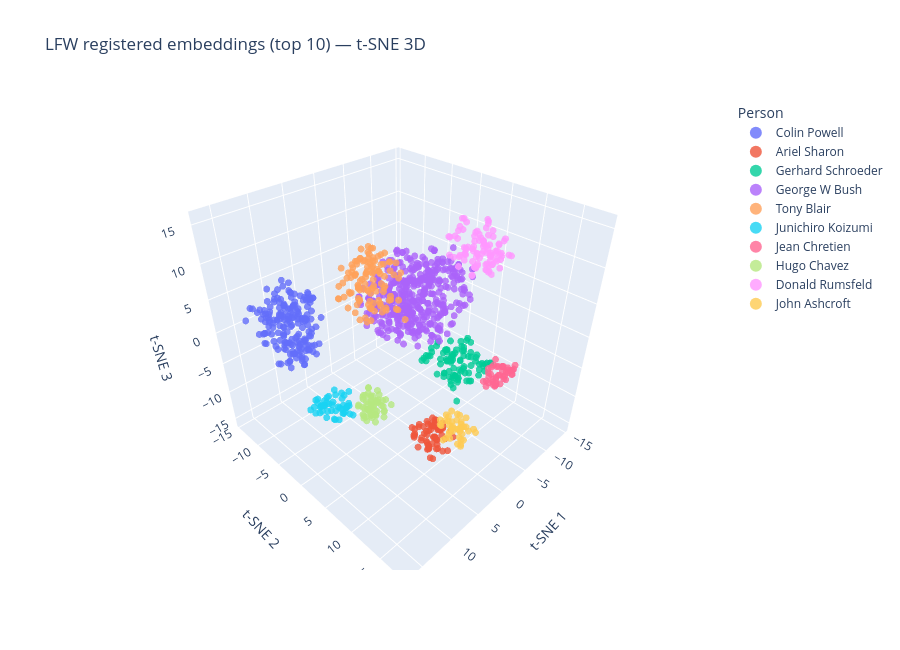

The code cell stored with this chart in its notebook:
### Markdown cell above
## Embedding space visualisation

Once the database is populated, we can look at how the registered identities are organised in
the 512-dimensional ArcFace space. We read the stored vectors back from Qdrant and project them
to 2D with **t-SNE** (cosine metric, matching the search space). To keep the plot readable we
show only the `TOP_K` most represented identities. Well-separated colour clusters indicate that
the embeddings discriminate identities effectively.

### Code cell
TOP_K = 10

vectors = np.array(db_embeddings, dtype=np.float32)
names = np.array(db_names)
print(f"{len(vectors)} embeddings collected, {len(set(names))} identities total")

# keep only the TOP_K most frequent identities
top = [n for n, _ in Counter(names).most_common(TOP_K)]
mask = np.isin(names, top)
X, y = vectors[mask], names[mask]
print(f"Keeping top {TOP_K}: {len(X)} vectors")

# t-SNE down to 3D
emb3d = TSNE(n_components=3, perplexity=min(30, len(X) - 1),
             init="pca", random_state=42, metric="cosine").fit_transform(X)

fig = px.scatter_3d(
    x=emb3d[:, 0], y=emb3d[:, 1], z=emb3d[:, 2],
    color=y, hover_name=y,
    labels={"x": "t-SNE 1", "y": "t-SNE 2", "z": "t-SNE 3", "color": "Person"},
    title=f"LFW registered embeddings (top {TOP_K}) — t-SNE 3D",
)
fig.update_traces(marker=dict(size=4, opacity=0.8))
fig.update_layout(height=650, legend=dict(itemsizing="constant"))
fig.show()

### Figure 1 — Plotly figure (JSON) as saved in the notebook; plotly's stock layout.template omitted (floating-point values rounded to 4 significant figures; data arrays with more than 128 entries replaced by an {"elided": "..."} marker saying what was removed)
{"data": [{"hovertemplate": "<b>%{hovertext}</b><br><br>Person=Colin Powell<br>t-SNE 1=%{x}<br>t-SNE 2=%{y}<br>t-SNE 3=%{z}<extra></extra>", "hovertext": {"elided": "186 str values"}, "legendgroup": "Colin Powell", "marker": {"color": "#636efa", "opacity": 0.8, "size": 4, "symbol": "circle"}, "mode": "markers", "name": "Colin Powell", "scene": "scene", "showlegend": true, "type": "scatter3d", "x": {"elided": "186 float values"}, "y": {"elided": "186 float values"}, "z": {"elided": "186 float values"}}, {"hovertemplate": "<b>%{hovertext}</b><br><br>Person=Ariel Sharon<br>t-SNE 1=%{x}<br>t-SNE 2=%{y}<br>t-SNE 3=%{z}<extra></extra>", "hovertext": ["Ariel Sharon", "Ariel Sharon", "Ariel Sharon", "Ariel Sharon", "Ariel Sharon", "Ariel Sharon", "Ariel Sharon", "Ariel Sharon", "Ariel Sharon", "Ariel Sharon", "Ariel Sharon", "Ariel Sharon", "Ariel Sharon", "Ariel Sharon", "Ariel Sharon", "Ariel Sharon", "Ariel Sharon", "Ariel Sharon", "Ariel Sharon", "Ariel Sharon", "Ariel Sharon", "Ariel Sharon", "Ariel Sharon", "Ariel Sharon", "Ariel Sharon", "Ariel Sharon", "Ariel Sharon", "Ariel Sharon", "Ariel Sharon", "Ariel Sharon", "Ariel Sharon", "Ariel Sharon", "Ariel Sharon", "Ariel Sharon", "Ariel Sharon", "Ariel Sharon", "Ariel Sharon", "Ariel Sharon", "Ariel Sharon", "Ariel Sharon", "Ariel Sharon", "Ariel Sharon", "Ariel Sharon", "Ariel Sharon", "Ariel Sharon", "Ariel Sharon", "Ariel Sharon", "Ariel Sharon", "Ariel Sharon", "Ariel Sharon", "Ariel Sharon", "Ariel Sharon", "Ariel Sharon", "Ariel Sharon", "Ariel Sharon", "Ariel Sharon", "Ariel Sharon", "Ariel Sharon", "Ariel Sharon", "Ariel Sharon", "Ariel Sharon"], "legendgroup": "Ariel Sharon", "marker": {"color": "#EF553B", "opacity": 0.8, "size": 4, "symbol": "circle"}, "mode": "markers", "name": "Ariel Sharon", "scene": "scene", "showlegend": true, "type": "scatter3d", "x": [3.661, 3.099, 3.332, 4.107, 1.727, 4.507, 2.67, 3.603, 3.046, 2.741, 3.884, 0.5687, 1.385, 2.486, 3.083, 0.9936, 2.873, 1.085, 1.154, 1.754, 1.35, 2.418, 4.529, 0.06752, 3.555, 1.879, 0.6768, 4.193, 2.571, 0.7729, 1.651, 2.354, 3.006, 2.804, 0.648, 2.591, 4.188, 1.861, 1.596, 3.937, 2.623, 4.034, 3.75, 4.572, 1.77, 2.389, 2.892, 1.715, 3.25, 3.602, 0.2128, 1.779, 2.55, 1.739, 2.919, 3.3, 3.867, 1.633, 2.337, 3.382, 2.204], "y": [9.533, 10.03, 10.54, 9.699, 7.284, 7.674, 11.01, 6.651, 8.568, 10.57, 7.084, 9.025, 7.634, 9.036, 7.879, 7.593, 8.32, 9.496, 10.92, 10.59, 9.65, 9.731, 10.02, 7.251, 7.968, 8.434, 7.881, 7.372, 9.315, 8.465, 9.018, 11.57, 6.996, 10.27, 7.497, 9.548, 7.286, 9.729, 8.118, 8.396, 8.557, 9.743, 10.3, 8.392, 10.09, 7.464, 10.56, 8.531, 8.569, 9.018, 7.525, 9.248, 6.629, 9.19, 10.18, 9.355, 9.967, 11.75, 8.004, 6.124, 8.058], "z": [-12.98, -11.06, -11.77, -11.94, -10.98, -11.03, -13.15, -12.77, -13.08, -9.454, -12.19, -10.92, -11.5, -13.33, -10.6, -10.65, -13.17, -11.19, -10.55, -11.83, -12.16, -13.87, -12.18, -11.83, -12.71, -10.99, -11.45, -10.62, -11.94, -12.18, -13.2, -12.87, -11.29, -13.1, -12.34, -11.66, -12.21, -10.84, -11.3, -11.66, -14.02, -12.64, -14.29, -12.94, -9.97, -12.65, -9.391, -13.01, -10.85, -10.87, -11.63, -10.84, -11.44, -11.17, -11.53, -9.952, -14.28, -10.76, -10.54, -11.77, -11.85]}, {"hovertemplate": "<b>%{hovertext}</b><br><br>Person=Gerhard Schroeder<br>t-SNE 1=%{x}<br>t-SNE 2=%{y}<br>t-SNE 3=%{z}<extra></extra>", "hovertext": ["Gerhard Schroeder", "Gerhard Schroeder", "Gerhard Schroeder", "Gerhard Schroeder", "Gerhard Schroeder", "Gerhard Schroeder", "Gerhard Schroeder", "Gerhard Schroeder", "Gerhard Schroeder", "Gerhard Schroeder", "Gerhard Schroeder", "Gerhard Schroeder", "Gerhard Schroeder", "Gerhard Schroeder", "Gerhard Schroeder", "Gerhard Schroeder", "Gerhard Schroeder", "Gerhard Schroeder", "Gerhard Schroeder", "Gerhard Schroeder", "Gerhard Schroeder", "Gerhard Schroeder", "Gerhard Schroeder", "Gerhard Schroeder", "Gerhard Schroeder", "Gerhard Schroeder", "Gerhard Schroeder", "Gerhard Schroeder", "Gerhard Schroeder", "Gerhard Schroeder", "Gerhard Schroeder", "Gerhard Schroeder", "Gerhard Schroeder", "Gerhard Schroeder", "Gerhard Schroeder", "Gerhard Schroeder", "Gerhard Schroeder", "Gerhard Schroeder", "Gerhard Schroeder", "Gerhard Schroeder", "Gerhard Schroeder", "Gerhard Schroeder", "Gerhard Schroeder", "Gerhard Schroeder", "Gerhard Schroeder", "Gerhard Schroeder", "Gerhard Schroeder", "Gerhard Schroeder", "Gerhard Schroeder", "Gerhard Schroeder", "Gerhard Schroeder", "Gerhard Schroeder", "Gerhard Schroeder", "Gerhard Schroeder", "Gerhard Schroeder", "Gerhard Schroeder", "Gerhard Schroeder", "Gerhard Schroeder", "Gerhard Schroeder", "Gerhard Schroeder", "Gerhard Schroeder", "Gerhard Schroeder", "Gerhard Schroeder", "Gerhard Schroeder", "Gerhard Schroeder", "Gerhard Schroeder", "Gerhard Schroeder", "Gerhard Schroeder", "Gerhard Schroeder", "Gerhard Schroeder", "Gerhard Schroeder", "Gerhard Schroeder", "Gerhard Schroeder", "Gerhard Schroeder", "Gerhard Schroeder", "Gerhard Schroeder", "Gerhard Schroeder", "Gerhard Schroeder", "Gerhard Schroeder", "Gerhard Schroeder", "Gerhard Schroeder", "Gerhard Schroeder", "Gerhard Schroeder", "Gerhard Schroeder", "Gerhard Schroeder", "Gerhard Schroeder", "Gerhard Schroeder"], "legendgroup": "Gerhard Schroeder", "marker": {"color": "#00cc96", "opacity": 0.8, "size": 4, "symbol": "circle"}, "mode": "markers", "name": "Gerhard Schroeder", "scene": "scene", "showlegend": true, "type": "scatter3d", "x": [0.3859, 0.9552, 3.08, -1.22, 0.9227, 1.076, 0.447, 1.759, 0.4045, 3.815, 2.248, 0.2256, 0.6158, -0.7063, 0.08077, 1.57, 1.718, 2.6, 0.8695, -0.4159, 2.281, 4.412, -0.9256, -0.4508, 2.441, 1.398, 1.587, 0.02605, 2.181, 2.502, 1.013, -1.871, 0.5412, 1.325, -1.345, 1.28, 2.698, 1.316, 2.703, -0.03747, 0.2339, 2.078, 4.382, -0.1401, -1.04, 4.281, 1.076, -0.1898, -1.479, 0.8254, 3.454, -0.2995, -1.381, 1.664, 1.249, -0.1595, -0.2933, -1.375, -0.7262, -1.231, 2.343, 2.365, -0.8191, 2.365, 2.464, 1.177, 2.512, -0.6097, 0.559, 3.141, 1.171, 1.841, -1.183, 3.412, 1.351, 1.688, 3.491, -0.4363, 2.176, -1.189, 2.399, 1.927, 2.981, -1.164, -1.844, 1.711, 3.166], "y": [9.62, 11.24, 12.36, 13.51, 9.368, 11.91, 12.87, 9.771, 8.926, 10.43, 13.59, 9.225, 9.599, 11.02, 9.404, 8.988, 7.648, 7.894, 14.2, 10.28, 11.27, 8.525, 12.29, 11.25, 9.131, 11.8, 8.957, 11.35, 12.22, 9.037, 10.36, 10.9, 12.72, 10.3, 12.61, 10.44, 10.58, 11.73, 10.84, 14.13, 11.13, 10.26, 14.01, 12.98, 11.28, 8.669, 9.385, 10.99, 9.637, 11.33, 8.315, 9.599, 11.14, 9.406, 11.02, 12.26, 9.567, 14.12, 10.88, 13.52, 7.976, 11.16, 14.02, 12.46, 12.87, 10.78, 10.41, 11.41, 10.98, 12.24, 11.02, 11.06, 14.28, 12.8, 7.23, 12.56, 11.18, 13.28, 10.51, 13.07, 11.96, 13.55, 11.89, 10.31, 11.63, 10.91, 8.053], "z": [-0.4836, -1.307, -1.263, 0.5164, 1.247, 3.365, -1.452, 2.207, 1.068, 0.1171, 0.03223, 2.446, -1.77, 3.28, -0.495, -0.4219, 0.7484, 0.7849, 1.263, 2.59, 2.635, 1.425, 1.006, -1.686, 3.365, 1.523, 0.3266, -0.3549, -0.9943, 2.804, 0.666, -0.1784, -1.502, 1.07, -0.06902, 1.363, -0.2733, 1.533, 1.659, 1.233, 1.981, 1.236, -1.434, 2.18, 2.635, 1.764, 1.701, 1.742, 0.9641, -0.3959, 1.536, 0.5452, 0.9069, 1.53, 2.622, 0.1977, -1.817, 0.9662, 2.882, -0.55, 0.6711, -0.7652, 1.177, -0.1472, 1.18, -1.387, -0.4934, 0.842, -2.324, 0.2527, -1.307, 2.152, 1.103, 0.9544, 0.922, 0.9582, -0.00683, -0.8666, 1.211, 0.3976, -0.01085, 1.003, -0.5671, 0.06207, -0.4342, -2.427, 0.4099]}, {"hovertemplate": "<b>%{hovertext}</b><br><br>Person=George W Bush<br>t-SNE 1=%{x}<br>t-SNE 2=%{y}<br>t-SNE 3=%{z}<extra></extra>", "hovertext": {"elided": "420 str values"}, "legendgroup": "George W Bush", "marker": {"color": "#ab63fa", "opacity": 0.8, "size": 4, "symbol": "circle"}, "mode": "markers", "name": "George W Bush", "scene": "scene", "showlegend": true, "type": "scatter3d", "x": {"elided": "420 float values"}, "y": {"elided": "420 float values"}, "z": {"elided": "420 float values"}}, {"hovertemplate": "<b>%{hovertext}</b><br><br>Person=Tony Blair<br>t-SNE 1=%{x}<br>t-SNE 2=%{y}<br>t-SNE 3=%{z}<extra></extra>", "hovertext": ["Tony Blair", "Tony Blair", "Tony Blair", "Tony Blair", "Tony Blair", "Tony Blair", "Tony Blair", "Tony Blair", "Tony Blair", "Tony Blair", "Tony Blair", "Tony Blair", "Tony Blair", "Tony Blair", "Tony Blair", "Tony Blair", "Tony Blair", "Tony Blair", "Tony Blair", "Tony Blair", "Tony Blair", "Tony Blair", "Tony Blair", "Tony Blair", "Tony Blair", "Tony Blair", "Tony Blair", "Tony Blair", "Tony Blair", "Tony Blair", "Tony Blair", "Tony Blair", "Tony Blair", "Tony Blair", "Tony Blair", "Tony Blair", "Tony Blair", "Tony Blair", "Tony Blair", "Tony Blair", "Tony Blair", "Tony Blair", "Tony Blair", "Tony Blair", "Tony Blair", "Tony Blair", "Tony Blair", "Tony Blair", "Tony Blair", "Tony Blair", "Tony Blair", "Tony Blair", "Tony Blair", "Tony Blair", "Tony Blair", "Tony Blair", "Tony Blair", "Tony Blair", "Tony Blair", "Tony Blair", "Tony Blair", "Tony Blair", "Tony Blair", "Tony Blair", "Tony Blair", "Tony Blair", "Tony Blair", "Tony Blair", "Tony Blair", "Tony Blair", "Tony Blair", "Tony Blair", "Tony Blair", "Tony Blair", "Tony Blair", "Tony Blair", "Tony Blair", "Tony Blair", "Tony Blair", "Tony Blair", "Tony Blair", "Tony Blair", "Tony Blair", "Tony Blair", "Tony Blair", "Tony Blair", "Tony Blair", "Tony Blair", "Tony Blair", "Tony Blair", "Tony Blair", "Tony Blair", "Tony Blair", "Tony Blair", "Tony Blair", "Tony Blair", "Tony Blair", "Tony Blair", "Tony Blair", "Tony Blair", "Tony Blair", "Tony Blair", "Tony Blair", "Tony Blair", "Tony Blair", "Tony Blair", "Tony Blair", "Tony Blair", "Tony Blair", "Tony Blair", "Tony Blair", "Tony Blair", "Tony Blair", "Tony Blair"], "legendgroup": "Tony Blair", "marker": {"color": "#FFA15A", "opacity": 0.8, "size": 4, "symbol": "circle"}, "mode": "markers", "name": "Tony Blair", "scene": "scene", "showlegend": true, "type": "scatter3d", "x": [10.39, 6.198, 7.741, 8.564, 6.736, 7.934, 5.584, 6.24, 6.314, 5.168, 6.77, 4.975, 8.29, 3.852, 4.51, 7.404, 7.776, 8.509, 7.48, 5.763, 6.255, 7.909, 6.349, 3.987, 4.473, 7.221, 8.16, 6.871, 3.829, 3.772, 4.579, 8.273, 5.078, 6.405, 4.95, 8.252, 10.08, 6.622, 7.071, 6.951, 4.708, 5.599, 7.55, 5.27, 7.505, 6.74, 6.488, 6.034, 3.835, 8.462, 8.367, 6.141, 6.391, 7.519, 5.853, 8.632, 3.901, 5.843, 8.835, 7.626, 7.205, 10.27, 7.71, 7.293, 4.872, 6.365, 6.028, 6.839, 4.491, 5.109, 4.69, 5.468, 5.901, 9.198, 6.889, 6.137, 5.334, 5.44, 8.162, 6.615, 7.892, 5.352, 7.478, 8.422, 3.792, 5.684, 6.067, 4.397, 7.052, 9.179, 9.046, 7.062, 6.538, 3.378, 7.507, 3.612, 9.234, 5.63, 7.094, 3.932, 4.075, 6.957, 4.441, 9.069, 6.957, 5.122, 7.36, 7.599, 5.531, 6.347, 5.801, 4.304, 7.285, 6.52], "y": [2.361, 0.8847, 1.689, 0.006867, 2.602, 0.3993, 1.569, 4.161, 2.532, 1.315, 2.612, 0.1003, 3.286, -0.3701, -1.579, 3.876, 0.03754, 3.449, -0.5581, 1.444, 1.639, 3.466, 2.986, 1.439, 0.3811, 3.334, 2.249, 2.511, 1.894, 0.7941, 3.524, 4.165, 3.174, 2.781, 1.149, 2.297, 0.9274, 4.931, 1.005, 4.411, -1.358, 1.399, 2.697, 1.349, 0.9286, 2.384, 2.742, 3.128, 4.466, 1.761, 3.702, 4.265, 0.7757, 5.289, 0.2369, 1.483, 0.8459, 4.871, 0.9952, 1.51, 0.1208, 1.261, 0.8721, 1.177, 3.773, 2.02, 1.638, 2.133, 4.38, 5.393, 4.229, 1.763, 0.796, 3.412, 1.846, 4.134, 2.449, -1.374, -0.6329, 3.393, 0.8422, 2.914, 3.887, 1.291, -0.1401, 3.223, 4.345, 2.282, 0.7707, 2.943, 2.875, -0.7572, 4.03, 3.249, 3.034, 2.444, 0.07733, 0.6397, 1.305, 5.283, -0.6467, 4.36, 4.734, 2.899, 0.9759, 4.143, 3.162, 1.381, 4.338, -0.05683, 2.752, 4.47, 3.158, 1.726], "z": [9.971, 12.21, 13.11, 10.02, 6.979, 8.547, 11.48, 9.658, 7.453, 9.609, 8.999, 10.18, 6.747, 12.54, 11.04, 7.52, 8.502, 10.61, 10.0, 13.13, 11.83, 8.384, 13.07, 12.41, 7.78, 10.11, 8.439, 12.97, 12.73, 9.925, 11.4, 9.308, 9.474, 13.43, 8.626, 5.972, 9.023, 8.042, 7.581, 8.224, 11.16, 11.82, 5.532, 10.49, 10.92, 6.943, 11.69, 7.971, 11.19, 6.795, 12.17, 11.6, 9.917, 8.069, 13.35, 9.402, 10.03, 9.206, 7.263, 9.579, 11.86, 9.21, 11.96, 9.543, 12.73, 13.05, 14.22, 9.299, 6.688, 8.6, 11.2, 12.32, 12.17, 11.14, 9.951, 10.08, 13.07, 11.07, 11.5, 9.547, 11.5, 12.24, 13.16, 11.17, 12.6, 10.08, 7.221, 11.68, 12.11, 12.47, 8.616, 10.41, 11.97, 11.83, 9.784, 11.73, 9.88, 10.3, 10.25, 5.394, 12.01, 8.522, 10.89, 12.5, 8.847, 8.12, 5.865, 8.167, 8.295, 8.783, 11.76, 6.536, 7.447, 11.17]}, {"hovertemplate": "<b>%{hovertext}</b><br><br>Person=Junichiro Koizumi<br>t-SNE 1=%{x}<br>t-SNE 2=%{y}<br>t-SNE 3=%{z}<extra></extra>", "hovertext": ["Junichiro Koizumi", "Junichiro Koizumi", "Junichiro Koizumi", "Junichiro Koizumi", "Junichiro Koizumi", "Junichiro Koizumi", "Junichiro Koizumi", "Junichiro Koizumi", "Junichiro Koizumi", "Junichiro Koizumi", "Junichiro Koizumi", "Junichiro Koizumi", "Junichiro Koizumi", "Junichiro Koizumi", "Junichiro Koizumi", "Junichiro Koizumi", "Junichiro Koizumi", "Junichiro Koizumi", "Junichiro Koizumi", "Junichiro Koizumi", "Junichiro Koizumi", "Junichiro Koizumi", "Junichiro Koizumi", "Junichiro Koizumi", "Junichiro Koizumi", "Junichiro Koizumi", "Junichiro Koizumi", "Junichiro Koizumi", "Junichiro Koizumi", "Junichiro Koizumi", "Junichiro Koizumi", "Junichiro Koizumi", "Junichiro Koizumi", "Junichiro Koizumi", "Junichiro Koizumi", "Junichiro Koizumi", "Junichiro Koizumi", "Junichiro Koizumi", "Junichiro Koizumi", "Junichiro Koizumi", "Junichiro Koizumi", "Junichiro Koizumi", "Junichiro Koizumi", "Junichiro Koizumi", "Junichiro Koizumi", "Junichiro Koizumi", "Junichiro Koizumi", "Junichiro Koizumi"], "legendgroup": "Junichiro Koizumi", "marker": {"color": "#19d3f3", "opacity": 0.8, "size": 4, "symbol": "circle"}, "mode": "markers", "name": "Junichiro Koizumi", "scene": "scene", "showlegend": true, "type": "scatter3d", "x": [15.66, 16.04, 14.21, 14.16, 15.29, 15.53, 14.05, 15.0, 13.19, 14.32, 12.94, 15.93, 15.8, 13.43, 12.7, 15.55, 12.71, 13.57, 13.22, 13.66, 15.72, 14.25, 13.87, 15.23, 16.38, 12.72, 12.46, 14.98, 13.13, 13.24, 13.64, 12.54, 15.37, 15.73, 15.95, 14.88, 13.31, 14.47, 12.89, 14.02, 12.38, 13.43, 13.0, 16.67, 13.64, 15.03, 13.2, 13.95], "y": [3.313, 4.545, 3.108, 2.097, 4.167, 3.393, 3.19, 3.417, 3.397, 4.16, 5.239, 2.515, 3.869, 4.544, 4.801, 2.419, 3.785, 5.148, 4.102, 3.095, 3.102, 4.808, 4.006, 2.236, 3.375, 5.499, 3.771, 4.154, 5.025, 4.418, 5.475, 4.793, 5.407, 3.609, 3.556, 3.023, 5.125, 2.621, 3.26, 3.974, 4.443, 3.252, 4.005, 2.859, 1.974, 3.786, 4.28, 3.329], "z": [-2.023, -0.7161, -1.39, -2.751, -2.329, -1.772, -3.664, -3.987, -3.499, -4.297, -3.58, -2.34, -2.163, -3.598, -2.342, -1.567, -3.284, -2.908, -3.383, -2.633, -0.8687, -3.891, -0.8287, -2.249, -2.408, -3.711, -1.897, -1.373, -2.382, -3.861, -2.015, -0.64, -2.632, -1.655, -2.523, -2.484, -2.431, -2.942, -3.953, -3.196, -3.148, -0.8223, -1.902, -2.054, -2.655, -1.376, -0.7837, -2.713]}, {"hovertemplate": "<b>%{hovertext}</b><br><br>Person=Jean Chretien<br>t-SNE 1=%{x}<br>t-SNE 2=%{y}<br>t-SNE 3=%{z}<extra></extra>", "hovertext": ["Jean Chretien", "Jean Chretien", "Jean Chretien", "Jean Chretien", "Jean Chretien", "Jean Chretien", "Jean Chretien", "Jean Chretien", "Jean Chretien", "Jean Chretien", "Jean Chretien", "Jean Chretien", "Jean Chretien", "Jean Chretien", "Jean Chretien", "Jean Chretien", "Jean Chretien", "Jean Chretien", "Jean Chretien", "Jean Chretien", "Jean Chretien", "Jean Chretien", "Jean Chretien", "Jean Chretien", "Jean Chretien", "Jean Chretien", "Jean Chretien", "Jean Chretien", "Jean Chretien", "Jean Chretien", "Jean Chretien", "Jean Chretien", "Jean Chretien", "Jean Chretien", "Jean Chretien", "Jean Chretien", "Jean Chretien", "Jean Chretien", "Jean Chretien", "Jean Chretien", "Jean Chretien", "Jean Chretien", "Jean Chretien"], "legendgroup": "Jean Chretien", "marker": {"color": "#FF6692", "opacity": 0.8, "size": 4, "symbol": "circle"}, "mode": "markers", "name": "Jean Chretien", "scene": "scene", "showlegend": true, "type": "scatter3d", "x": [-8.875, -7.423, -8.259, -9.509, -7.114, -8.293, -9.439, -9.012, -9.706, -9.583, -8.563, -8.252, -9.667, -9.42, -9.991, -7.225, -7.281, -8.392, -8.496, -7.828, -10.37, -10.76, -6.461, -9.509, -9.292, -8.239, -10.12, -8.901, -7.489, -9.06, -8.715, -8.602, -7.917, -9.327, -10.55, -7.506, -8.238, -9.235, -7.403, -10.22, -9.569, -8.077, -8.782], "y": [11.85, 11.32, 11.97, 11.14, 10.95, 10.65, 11.65, 9.76, 11.58, 12.24, 11.33, 9.362, 9.619, 10.66, 9.879, 9.401, 10.94, 10.72, 11.99, 10.96, 11.94, 11.54, 10.45, 12.07, 9.985, 9.511, 12.0, 9.308, 9.676, 10.65, 8.954, 9.51, 10.88, 10.8, 11.97, 11.91, 10.86, 9.387, 10.15, 11.06, 10.77, 11.9, 9.873], "z": [-7.36, -7.417, -6.237, -7.987, -6.763, -7.484, -6.095, -5.091, -6.759, -6.628, -6.079, -7.212, -6.767, -6.053, -8.391, -8.134, -7.773, -8.614, -5.689, -8.277, -6.3, -6.958, -7.927, -5.954, -8.293, -7.744, -6.998, -7.846, -8.019, -7.363, -6.982, -6.373, -8.532, -5.883, -5.718, -7.233, -5.267, -6.435, -8.073, -6.48, -6.055, -6.351, -8.833]}, {"hovertemplate": "<b>%{hovertext}</b><br><br>Person=Hugo Chavez<br>t-SNE 1=%{x}<br>t-SNE 2=%{y}<br>t-SNE 3=%{z}<extra></extra>", "hovertext": ["Hugo Chavez", "Hugo Chavez", "Hugo Chavez", "Hugo Chavez", "Hugo Chavez", "Hugo Chavez", "Hugo Chavez", "Hugo Chavez", "Hugo Chavez", "Hugo Chavez", "Hugo Chavez", "Hugo Chavez", "Hugo Chavez", "Hugo Chavez", "Hugo Chavez", "Hugo Chavez", "Hugo Chavez", "Hugo Chavez", "Hugo Chavez", "Hugo Chavez", "Hugo Chavez", "Hugo Chavez", "Hugo Chavez", "Hugo Chavez", "Hugo Chavez", "Hugo Chavez", "Hugo Chavez", "Hugo Chavez", "Hugo Chavez", "Hugo Chavez", "Hugo Chavez", "Hugo Chavez", "Hugo Chavez", "Hugo Chavez", "Hugo Chavez", "Hugo Chavez", "Hugo Chavez", "Hugo Chavez", "Hugo Chavez", "Hugo Chavez", "Hugo Chavez", "Hugo Chavez", "Hugo Chavez", "Hugo Chavez", "Hugo Chavez", "Hugo Chavez", "Hugo Chavez", "Hugo Chavez", "Hugo Chavez", "Hugo Chavez", "Hugo Chavez", "Hugo Chavez", "Hugo Chavez", "Hugo Chavez", "Hugo Chavez", "Hugo Chavez"], "legendgroup": "Hugo Chavez", "marker": {"color": "#B6E880", "opacity": 0.8, "size": 4, "symbol": "circle"}, "mode": "markers", "name": "Hugo Chavez", "scene": "scene", "showlegend": true, "type": "scatter3d", "x": [3.888, 3.068, 4.737, 1.597, 3.746, 3.297, 2.23, 1.461, 4.08, 1.457, 2.105, 3.096, 3.411, 2.784, 4.563, 1.781, 1.082, 2.752, 1.906, 4.469, 2.841, 4.333, 3.996, 5.109, 3.482, 2.876, 4.295, 2.568, 1.877, 4.601, 5.038, 5.305, 2.66, 3.666, 4.173, 2.471, 3.493, 4.088, 1.983, 2.079, 3.456, 2.988, 1.475, 2.574, 3.387, 1.998, 4.023, 2.352, 2.909, 1.196, 3.567, 1.513, 2.596, 3.165, 3.356, 2.618], "y": [-3.182, -3.559, -3.28, -2.978, -2.783, -1.185, -0.821, -4.669, -2.748, -4.688, -0.7702, -3.36, -1.921, -3.241, -3.376, -1.564, -3.321, -2.81, -1.085, -0.9205, -1.17, -2.01, -1.296, -0.7307, -1.076, -2.552, -2.832, -0.2015, -2.256, -2.284, -1.805, -0.6312, -2.052, -1.648, -2.56, -1.248, -3.753, -1.901, -3.609, -2.284, -2.517, -1.895, -3.759, -2.452, -2.099, -2.039, -2.956, -0.3505, -3.064, -0.1181, -1.005, -0.9559, -2.942, -2.036, -1.086, -1.394], "z": [-11.9, -12.29, -13.15, -13.89, -15.58, -14.38, -12.11, -12.56, -11.15, -12.51, -15.35, -13.4, -15.38, -11.9, -13.1, -13.83, -14.5, -14.76, -13.6, -12.2, -12.26, -15.44, -14.05, -11.82, -13.33, -13.59, -14.76, -13.62, -11.33, -14.48, -14.29, -11.68, -15.32, -11.88, -13.5, -11.12, -14.51, -12.27, -13.08, -15.24, -14.25, -13.33, -13.56, -13.8, -15.07, -12.87, -12.04, -13.68, -15.18, -13.1, -15.54, -12.46, -12.58, -12.6, -14.45, -12.59]}, {"hovertemplate": "<b>%{hovertext}</b><br><br>Person=Donald Rumsfeld<br>t-SNE 1=%{x}<br>t-SNE 2=%{y}<br>t-SNE 3=%{z}<extra></extra>", "hovertext": ["Donald Rumsfeld", "Donald Rumsfeld", "Donald Rumsfeld", "Donald Rumsfeld", "Donald Rumsfeld", "Donald Rumsfeld", "Donald Rumsfeld", "Donald Rumsfeld", "Donald Rumsfeld", "Donald Rumsfeld", "Donald Rumsfeld", "Donald Rumsfeld", "Donald Rumsfeld", "Donald Rumsfeld", "Donald Rumsfeld", "Donald Rumsfeld", "Donald Rumsfeld", "Donald Rumsfeld", "Donald Rumsfeld", "Donald Rumsfeld", "Donald Rumsfeld", "Donald Rumsfeld", "Donald Rumsfeld", "Donald Rumsfeld", "Donald Rumsfeld", "Donald Rumsfeld", "Donald Rumsfeld", "Donald Rumsfeld", "Donald Rumsfeld", "Donald Rumsfeld", "Donald Rumsfeld", "Donald Rumsfeld", "Donald Rumsfeld", "Donald Rumsfeld", "Donald Rumsfeld", "Donald Rumsfeld", "Donald Rumsfeld", "Donald Rumsfeld", "Donald Rumsfeld", "Donald Rumsfeld", "Donald Rumsfeld", "Donald Rumsfeld", "Donald Rumsfeld", "Donald Rumsfeld", "Donald Rumsfeld", "Donald Rumsfeld", "Donald Rumsfeld", "Donald Rumsfeld", "Donald Rumsfeld", "Donald Rumsfeld", "Donald Rumsfeld", "Donald Rumsfeld", "Donald Rumsfeld", "Donald Rumsfeld", "Donald Rumsfeld", "Donald Rumsfeld", "Donald Rumsfeld", "Donald Rumsfeld", "Donald Rumsfeld", "Donald Rumsfeld", "Donald Rumsfeld", "Donald Rumsfeld", "Donald Rumsfeld", "Donald Rumsfeld", "Donald Rumsfeld", "Donald Rumsfeld", "Donald Rumsfeld", "Donald Rumsfeld", "Donald Rumsfeld", "Donald Rumsfeld", "Donald Rumsfeld", "Donald Rumsfeld", "Donald Rumsfeld", "Donald Rumsfeld", "Donald Rumsfeld", "Donald Rumsfeld", "Donald Rumsfeld", "Donald Rumsfeld", "Donald Rumsfeld", "Donald Rumsfeld", "Donald Rumsfeld", "Donald Rumsfeld", "Donald Rumsfeld", "Donald Rumsfeld", "Donald Rumsfeld", "Donald Rumsfeld", "Donald Rumsfeld", "Donald Rumsfeld", "Donald Rumsfeld", "Donald Rumsfeld", "Donald Rumsfeld", "Donald Rumsfeld", "Donald Rumsfeld", "Donald Rumsfeld", "Donald Rumsfeld"], "legendgroup": "Donald Rumsfeld", "marker": {"color": "#FF97FF", "opacity": 0.8, "size": 4, "symbol": "circle"}, "mode": "markers", "name": "Donald Rumsfeld", "scene": "scene", "showlegend": true, "type": "scatter3d", "x": [-5.837, -5.994, -2.884, -3.008, -4.158, -3.825, -5.208, -6.235, -6.941, -3.108, -7.042, -3.282, -3.879, -5.54, -3.152, -7.161, -4.146, -3.393, -6.888, -3.838, -3.472, -6.643, -3.007, -3.333, -4.1, -3.147, -5.133, -2.787, -4.929, -3.747, -4.573, -5.827, -5.528, -4.7, -5.377, -1.781, -5.569, -4.922, -5.088, -4.633, -1.889, -2.664, -3.356, -5.566, -2.797, -2.202, -4.984, -3.729, -7.183, -5.759, -5.146, -6.715, -2.503, -7.074, -4.23, -7.237, -2.768, -7.721, -4.064, -2.896, -6.364, -5.595, -4.521, -5.259, -6.52, -4.255, -4.61, -2.069, -4.298, -5.66, -3.735, -3.125, -2.51, -5.653, -5.61, -7.058, -5.932, -3.179, -1.805, -4.172, -5.862, -5.274, -4.132, -6.597, -6.206, -4.556, -5.547, -7.625, -1.717, -2.603, -5.231, -4.574, -3.571, -4.424, -5.174], "y": [8.51, 11.0, 9.712, 9.812, 10.6, 10.88, 8.736, 7.376, 8.108, 9.333, 8.667, 10.89, 11.48, 9.607, 6.619, 7.789, 8.329, 11.55, 8.472, 11.81, 9.621, 9.585, 5.423, 11.2, 9.613, 7.797, 6.324, 11.09, 7.645, 7.357, 6.26, 10.32, 8.735, 6.519, 6.041, 8.202, 9.643, 10.9, 8.277, 5.938, 10.26, 12.0, 9.319, 7.221, 5.842, 9.746, 11.57, 8.663, 7.636, 8.483, 10.95, 10.65, 11.47, 7.938, 12.0, 7.314, 8.461, 10.73, 8.151, 9.176, 7.879, 9.641, 5.747, 8.758, 11.85, 7.083, 7.871, 12.15, 9.055, 5.313, 5.73, 5.5, 11.48, 11.03, 7.78, 7.845, 10.4, 9.529, 7.293, 10.17, 6.927, 8.613, 11.04, 10.18, 10.68, 5.537, 6.055, 8.322, 8.14, 9.91, 9.884, 6.542, 6.661, 9.851, 7.774], "z": [12.69, 13.97, 11.23, 11.53, 10.55, 12.91, 13.52, 12.71, 13.4, 11.12, 10.98, 13.89, 13.65, 12.12, 13.75, 14.95, 14.74, 10.94, 12.31, 12.54, 14.75, 11.66, 13.63, 11.96, 13.84, 11.43, 11.73, 12.22, 12.47, 11.91, 15.64, 12.58, 14.96, 15.24, 10.8, 12.68, 9.812, 11.98, 10.39, 15.53, 11.94, 12.61, 12.34, 12.79, 11.49, 10.55, 12.63, 9.571, 15.12, 11.88, 13.78, 13.88, 12.6, 11.93, 11.57, 11.59, 13.46, 11.48, 12.69, 11.87, 12.72, 11.66, 14.51, 13.3, 12.22, 12.12, 12.11, 13.41, 11.74, 13.61, 13.56, 13.56, 11.79, 11.77, 13.85, 14.72, 13.42, 12.85, 12.11, 10.7, 13.26, 11.76, 11.71, 11.79, 12.24, 13.92, 10.62, 13.05, 11.28, 13.28, 15.11, 12.09, 11.3, 12.69, 14.37]}, {"hovertemplate": "<b>%{hovertext}</b><br><br>Person=John Ashcroft<br>t-SNE 1=%{x}<br>t-SNE 2=%{y}<br>t-SNE 3=%{z}<extra></extra>", "hovertext": ["John Ashcroft", "John Ashcroft", "John Ashcroft", "John Ashcroft", "John Ashcroft", "John Ashcroft", "John Ashcroft", "John Ashcroft", "John Ashcroft", "John Ashcroft", "John Ashcroft", "John Ashcroft", "John Ashcroft", "John Ashcroft", "John Ashcroft", "John Ashcroft", "John Ashcroft", "John Ashcroft", "John Ashcroft", "John Ashcroft", "John Ashcroft", "John Ashcroft", "John Ashcroft", "John Ashcroft", "John Ashcroft", "John Ashcroft", "John Ashcroft", "John Ashcroft", "John Ashcroft", "John Ashcroft", "John Ashcroft", "John Ashcroft", "John Ashcroft", "John Ashcroft", "John Ashcroft", "John Ashcroft", "John Ashcroft", "John Ashcroft", "John Ashcroft", "John Ashcroft", "John Ashcroft", "John Ashcroft"], "legendgroup": "John Ashcroft", "marker": {"color": "#FECB52", "opacity": 0.8, "size": 4, "symbol": "circle"}, "mode": "markers", "name": "John Ashcroft", "scene": "scene", "showlegend": true, "type": "scatter3d", "x": [6.77, 6.765, 8.037, 6.167, 6.094, 6.943, 6.558, 7.137, 5.399, 5.452, 6.266, 7.903, 7.492, 9.067, 6.212, 6.917, 7.14, 7.627, 8.643, 7.105, 6.799, 6.588, 7.605, 6.18, 7.435, 8.065, 6.122, 6.421, 5.636, 6.921, 7.436, 7.572, 7.246, 6.706, 6.942, 6.667, 5.844, 8.093, 6.366, 6.083, 6.772, 7.988], "y": [14.88, 14.88, 14.8, 17.97, 16.78, 17.0, 14.37, 17.19, 16.08, 15.32, 17.4, 17.72, 15.74, 16.19, 16.0, 15.38, 15.81, 17.24, 16.56, 15.86, 16.74, 15.26, 15.76, 16.96, 16.93, 16.52, 15.79, 14.14, 15.21, 17.31, 15.24, 14.37, 17.05, 16.02, 16.88, 15.48, 18.05, 17.86, 16.3, 16.17, 13.92, 16.24], "z": [-2.326, -1.685, -2.068, -1.864, -1.02, -4.651, -1.875, -2.442, -3.325, -4.255, -2.49, -2.383, -2.896, -2.7, -1.097, -0.404, -2.184, -2.585, -1.901, -3.018, -2.043, -2.302, -1.858, -2.216, -3.988, -1.498, -3.374, -3.046, -1.827, -3.475, -4.276, -1.96, -0.9951, -1.484, -1.937, -3.078, -2.54, -2.882, -3.194, -2.065, -3.706, -3.199]}], "layout": {"height": 650, "legend": {"itemsizing": "constant", "title": {"text": "Person"}, "tracegroupgap": 0}, "scene": {"domain": {"x": [0, 1], "y": [0, 1]}, "xaxis": {"title": {"text": "t-SNE 1"}}, "yaxis": {"title": {"text": "t-SNE 2"}}, "zaxis": {"title": {"text": "t-SNE 3"}}}, "title": {"text": "LFW registered embeddings (top 10) — t-SNE 3D"}}}
